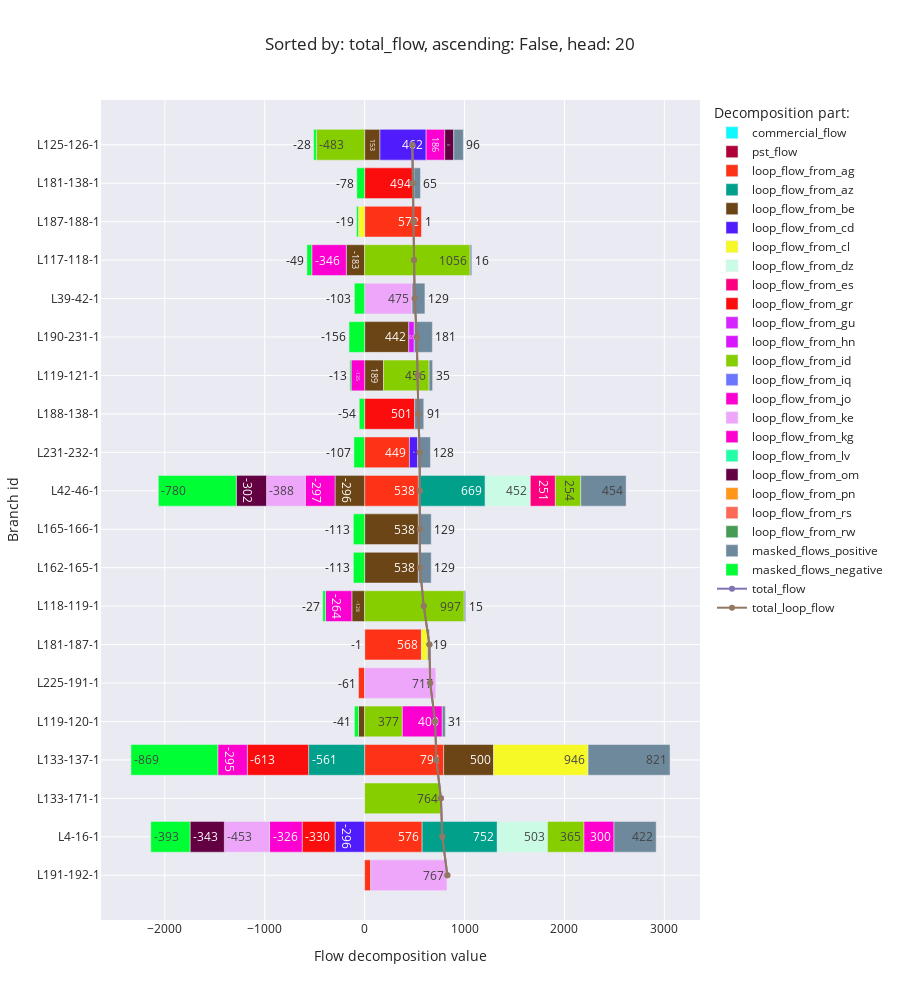

Notebook cell for this chart:
### Code cell
flow_decomposition_bar_chart('total_flow')

### Figure 1 — Plotly figure (JSON) as saved in the notebook; plotly's stock layout.template omitted (floating-point values rounded to 4 significant figures)
{"data": [{"alignmentgroup": "True", "hovertemplate": "Decomposition part:=commercial_flow<br>Flow decomposition value=%{x}<br>Branch id=%{y}<extra></extra>", "legendgroup": "commercial_flow", "marker": {"color": "#0DF9FF", "pattern": {"shape": ""}}, "name": "commercial_flow", "offsetgroup": "commercial_flow", "orientation": "h", "showlegend": true, "textposition": "auto", "texttemplate": "%{x:.0f}", "type": "bar", "x": [null, null, null, null, null, null, null, null, null, null, null, null, null, null, null, null, null, null, null, null], "xaxis": "x", "y": ["L191-192-1", "L4-16-1", "L133-171-1", "L133-137-1", "L119-120-1", "L225-191-1", "L181-187-1", "L118-119-1", "L162-165-1", "L165-166-1", "L42-46-1", "L231-232-1", "L188-138-1", "L119-121-1", "L190-231-1", "L39-42-1", "L117-118-1", "L187-188-1", "L181-138-1", "L125-126-1"], "yaxis": "y"}, {"alignmentgroup": "True", "hovertemplate": "Decomposition part:=pst_flow<br>Flow decomposition value=%{x}<br>Branch id=%{y}<extra></extra>", "legendgroup": "pst_flow", "marker": {"color": "#AF0038", "pattern": {"shape": ""}}, "name": "pst_flow", "offsetgroup": "pst_flow", "orientation": "h", "showlegend": true, "textposition": "auto", "texttemplate": "%{x:.0f}", "type": "bar", "x": [null, null, null, null, null, null, null, null, null, null, null, null, null, null, null, null, null, null, null, null], "xaxis": "x", "y": ["L191-192-1", "L4-16-1", "L133-171-1", "L133-137-1", "L119-120-1", "L225-191-1", "L181-187-1", "L118-119-1", "L162-165-1", "L165-166-1", "L42-46-1", "L231-232-1", "L188-138-1", "L119-121-1", "L190-231-1", "L39-42-1", "L117-118-1", "L187-188-1", "L181-138-1", "L125-126-1"], "yaxis": "y"}, {"alignmentgroup": "True", "hovertemplate": "Decomposition part:=loop_flow_from_ag<br>Flow decomposition value=%{x}<br>Branch id=%{y}<extra></extra>", "legendgroup": "loop_flow_from_ag", "marker": {"color": "#FD3216", "pattern": {"shape": ""}}, "name": "loop_flow_from_ag", "offsetgroup": "loop_flow_from_ag", "orientation": "h", "showlegend": true, "textposition": "auto", "texttemplate": "%{x:.0f}", "type": "bar", "x": [61.02, 575.6, null, 790.9, null, -61.02, 568.4, null, null, null, 538.1, 448.5, null, null, null, null, null, 571.8, null, null], "xaxis": "x", "y": ["L191-192-1", "L4-16-1", "L133-171-1", "L133-137-1", "L119-120-1", "L225-191-1", "L181-187-1", "L118-119-1", "L162-165-1", "L165-166-1", "L42-46-1", "L231-232-1", "L188-138-1", "L119-121-1", "L190-231-1", "L39-42-1", "L117-118-1", "L187-188-1", "L181-138-1", "L125-126-1"], "yaxis": "y"}, {"alignmentgroup": "True", "hovertemplate": "Decomposition part:=loop_flow_from_az<br>Flow decomposition value=%{x}<br>Branch id=%{y}<extra></extra>", "legendgroup": "loop_flow_from_az", "marker": {"color": "#00A08B", "pattern": {"shape": ""}}, "name": "loop_flow_from_az", "offsetgroup": "loop_flow_from_az", "orientation": "h", "showlegend": true, "textposition": "auto", "texttemplate": "%{x:.0f}", "type": "bar", "x": [null, 752.4, null, -561.0, null, null, null, null, null, null, 668.9, null, null, null, null, null, null, null, null, null], "xaxis": "x", "y": ["L191-192-1", "L4-16-1", "L133-171-1", "L133-137-1", "L119-120-1", "L225-191-1", "L181-187-1", "L118-119-1", "L162-165-1", "L165-166-1", "L42-46-1", "L231-232-1", "L188-138-1", "L119-121-1", "L190-231-1", "L39-42-1", "L117-118-1", "L187-188-1", "L181-138-1", "L125-126-1"], "yaxis": "y"}, {"alignmentgroup": "True", "hovertemplate": "Decomposition part:=loop_flow_from_be<br>Flow decomposition value=%{x}<br>Branch id=%{y}<extra></extra>", "legendgroup": "loop_flow_from_be", "marker": {"color": "#6C4516", "pattern": {"shape": ""}}, "name": "loop_flow_from_be", "offsetgroup": "loop_flow_from_be", "orientation": "h", "showlegend": true, "textposition": "auto", "texttemplate": "%{x:.0f}", "type": "bar", "x": [null, null, null, 499.8, -61.5, null, null, -128.0, 537.7, 537.7, -296.4, null, null, 189.5, 441.9, null, -183.3, null, null, 153.4], "xaxis": "x", "y": ["L191-192-1", "L4-16-1", "L133-171-1", "L133-137-1", "L119-120-1", "L225-191-1", "L181-187-1", "L118-119-1", "L162-165-1", "L165-166-1", "L42-46-1", "L231-232-1", "L188-138-1", "L119-121-1", "L190-231-1", "L39-42-1", "L117-118-1", "L187-188-1", "L181-138-1", "L125-126-1"], "yaxis": "y"}, {"alignmentgroup": "True", "hovertemplate": "Decomposition part:=loop_flow_from_cd<br>Flow decomposition value=%{x}<br>Branch id=%{y}<extra></extra>", "legendgroup": "loop_flow_from_cd", "marker": {"color": "#511CFB", "pattern": {"shape": ""}}, "name": "loop_flow_from_cd", "offsetgroup": "loop_flow_from_cd", "orientation": "h", "showlegend": true, "textposition": "auto", "texttemplate": "%{x:.0f}", "type": "bar", "x": [null, -295.7, null, null, null, null, null, null, null, null, null, 81.6, null, null, null, null, null, null, null, 462.4], "xaxis": "x", "y": ["L191-192-1", "L4-16-1", "L133-171-1", "L133-137-1", "L119-120-1", "L225-191-1", "L181-187-1", "L118-119-1", "L162-165-1", "L165-166-1", "L42-46-1", "L231-232-1", "L188-138-1", "L119-121-1", "L190-231-1", "L39-42-1", "L117-118-1", "L187-188-1", "L181-138-1", "L125-126-1"], "yaxis": "y"}, {"alignmentgroup": "True", "hovertemplate": "Decomposition part:=loop_flow_from_cl<br>Flow decomposition value=%{x}<br>Branch id=%{y}<extra></extra>", "legendgroup": "loop_flow_from_cl", "marker": {"color": "#F6F926", "pattern": {"shape": ""}}, "name": "loop_flow_from_cl", "offsetgroup": "loop_flow_from_cl", "orientation": "h", "showlegend": true, "textposition": "auto", "texttemplate": "%{x:.0f}", "type": "bar", "x": [null, null, null, 945.5, null, null, 62.28, null, null, null, null, null, null, null, null, null, null, -62.28, null, null], "xaxis": "x", "y": ["L191-192-1", "L4-16-1", "L133-171-1", "L133-137-1", "L119-120-1", "L225-191-1", "L181-187-1", "L118-119-1", "L162-165-1", "L165-166-1", "L42-46-1", "L231-232-1", "L188-138-1", "L119-121-1", "L190-231-1", "L39-42-1", "L117-118-1", "L187-188-1", "L181-138-1", "L125-126-1"], "yaxis": "y"}, {"alignmentgroup": "True", "hovertemplate": "Decomposition part:=loop_flow_from_dz<br>Flow decomposition value=%{x}<br>Branch id=%{y}<extra></extra>", "legendgroup": "loop_flow_from_dz", "marker": {"color": "#C9FBE5", "pattern": {"shape": ""}}, "name": "loop_flow_from_dz", "offsetgroup": "loop_flow_from_dz", "orientation": "h", "showlegend": true, "textposition": "auto", "texttemplate": "%{x:.0f}", "type": "bar", "x": [null, 503.2, null, null, null, null, null, null, null, null, 451.6, null, null, null, null, null, null, null, null, null], "xaxis": "x", "y": ["L191-192-1", "L4-16-1", "L133-171-1", "L133-137-1", "L119-120-1", "L225-191-1", "L181-187-1", "L118-119-1", "L162-165-1", "L165-166-1", "L42-46-1", "L231-232-1", "L188-138-1", "L119-121-1", "L190-231-1", "L39-42-1", "L117-118-1", "L187-188-1", "L181-138-1", "L125-126-1"], "yaxis": "y"}, {"alignmentgroup": "True", "hovertemplate": "Decomposition part:=loop_flow_from_es<br>Flow decomposition value=%{x}<br>Branch id=%{y}<extra></extra>", "legendgroup": "loop_flow_from_es", "marker": {"color": "#FC0080", "pattern": {"shape": ""}}, "name": "loop_flow_from_es", "offsetgroup": "loop_flow_from_es", "orientation": "h", "showlegend": true, "textposition": "auto", "texttemplate": "%{x:.0f}", "type": "bar", "x": [null, null, null, null, null, null, null, null, null, null, 250.6, null, null, null, null, null, null, null, null, null], "xaxis": "x", "y": ["L191-192-1", "L4-16-1", "L133-171-1", "L133-137-1", "L119-120-1", "L225-191-1", "L181-187-1", "L118-119-1", "L162-165-1", "L165-166-1", "L42-46-1", "L231-232-1", "L188-138-1", "L119-121-1", "L190-231-1", "L39-42-1", "L117-118-1", "L187-188-1", "L181-138-1", "L125-126-1"], "yaxis": "y"}, {"alignmentgroup": "True", "hovertemplate": "Decomposition part:=loop_flow_from_gr<br>Flow decomposition value=%{x}<br>Branch id=%{y}<extra></extra>", "legendgroup": "loop_flow_from_gr", "marker": {"color": "#FB0D0D", "pattern": {"shape": ""}}, "name": "loop_flow_from_gr", "offsetgroup": "loop_flow_from_gr", "orientation": "h", "showlegend": true, "textposition": "auto", "texttemplate": "%{x:.0f}", "type": "bar", "x": [null, -329.7, null, -613.4, null, null, null, null, null, null, null, null, 500.9, null, null, null, null, null, 494.1, null], "xaxis": "x", "y": ["L191-192-1", "L4-16-1", "L133-171-1", "L133-137-1", "L119-120-1", "L225-191-1", "L181-187-1", "L118-119-1", "L162-165-1", "L165-166-1", "L42-46-1", "L231-232-1", "L188-138-1", "L119-121-1", "L190-231-1", "L39-42-1", "L117-118-1", "L187-188-1", "L181-138-1", "L125-126-1"], "yaxis": "y"}, {"alignmentgroup": "True", "hovertemplate": "Decomposition part:=loop_flow_from_gu<br>Flow decomposition value=%{x}<br>Branch id=%{y}<extra></extra>", "legendgroup": "loop_flow_from_gu", "marker": {"color": "#D626FF", "pattern": {"shape": ""}}, "name": "loop_flow_from_gu", "offsetgroup": "loop_flow_from_gu", "orientation": "h", "showlegend": true, "textposition": "auto", "texttemplate": "%{x:.0f}", "type": "bar", "x": [null, null, null, null, null, null, null, null, null, null, null, null, null, null, null, null, null, null, null, null], "xaxis": "x", "y": ["L191-192-1", "L4-16-1", "L133-171-1", "L133-137-1", "L119-120-1", "L225-191-1", "L181-187-1", "L118-119-1", "L162-165-1", "L165-166-1", "L42-46-1", "L231-232-1", "L188-138-1", "L119-121-1", "L190-231-1", "L39-42-1", "L117-118-1", "L187-188-1", "L181-138-1", "L125-126-1"], "yaxis": "y"}, {"alignmentgroup": "True", "hovertemplate": "Decomposition part:=loop_flow_from_hn<br>Flow decomposition value=%{x}<br>Branch id=%{y}<extra></extra>", "legendgroup": "loop_flow_from_hn", "marker": {"color": "#DA16FF", "pattern": {"shape": ""}}, "name": "loop_flow_from_hn", "offsetgroup": "loop_flow_from_hn", "orientation": "h", "showlegend": true, "textposition": "auto", "texttemplate": "%{x:.0f}", "type": "bar", "x": [null, null, null, null, null, null, null, null, null, null, null, null, null, null, 55.07, null, null, null, null, null], "xaxis": "x", "y": ["L191-192-1", "L4-16-1", "L133-171-1", "L133-137-1", "L119-120-1", "L225-191-1", "L181-187-1", "L118-119-1", "L162-165-1", "L165-166-1", "L42-46-1", "L231-232-1", "L188-138-1", "L119-121-1", "L190-231-1", "L39-42-1", "L117-118-1", "L187-188-1", "L181-138-1", "L125-126-1"], "yaxis": "y"}, {"alignmentgroup": "True", "hovertemplate": "Decomposition part:=loop_flow_from_id<br>Flow decomposition value=%{x}<br>Branch id=%{y}<extra></extra>", "legendgroup": "loop_flow_from_id", "marker": {"color": "#86CE00", "pattern": {"shape": ""}}, "name": "loop_flow_from_id", "offsetgroup": "loop_flow_from_id", "orientation": "h", "showlegend": true, "textposition": "auto", "texttemplate": "%{x:.0f}", "type": "bar", "x": [null, 364.7, 763.6, null, 377.3, null, null, 996.8, null, null, 254.0, null, null, 455.6, null, null, 1056.0, null, null, -483.0], "xaxis": "x", "y": ["L191-192-1", "L4-16-1", "L133-171-1", "L133-137-1", "L119-120-1", "L225-191-1", "L181-187-1", "L118-119-1", "L162-165-1", "L165-166-1", "L42-46-1", "L231-232-1", "L188-138-1", "L119-121-1", "L190-231-1", "L39-42-1", "L117-118-1", "L187-188-1", "L181-138-1", "L125-126-1"], "yaxis": "y"}, {"alignmentgroup": "True", "hovertemplate": "Decomposition part:=loop_flow_from_iq<br>Flow decomposition value=%{x}<br>Branch id=%{y}<extra></extra>", "legendgroup": "loop_flow_from_iq", "marker": {"color": "#6A76FC", "pattern": {"shape": ""}}, "name": "loop_flow_from_iq", "offsetgroup": "loop_flow_from_iq", "orientation": "h", "showlegend": true, "textposition": "auto", "texttemplate": "%{x:.0f}", "type": "bar", "x": [null, null, null, null, null, null, null, null, null, null, null, null, null, null, null, null, null, null, null, null], "xaxis": "x", "y": ["L191-192-1", "L4-16-1", "L133-171-1", "L133-137-1", "L119-120-1", "L225-191-1", "L181-187-1", "L118-119-1", "L162-165-1", "L165-166-1", "L42-46-1", "L231-232-1", "L188-138-1", "L119-121-1", "L190-231-1", "L39-42-1", "L117-118-1", "L187-188-1", "L181-138-1", "L125-126-1"], "yaxis": "y"}, {"alignmentgroup": "True", "hovertemplate": "Decomposition part:=loop_flow_from_jo<br>Flow decomposition value=%{x}<br>Branch id=%{y}<extra></extra>", "legendgroup": "loop_flow_from_jo", "marker": {"color": "#FB00D1", "pattern": {"shape": ""}}, "name": "loop_flow_from_jo", "offsetgroup": "loop_flow_from_jo", "orientation": "h", "showlegend": true, "textposition": "auto", "texttemplate": "%{x:.0f}", "type": "bar", "x": [null, -326.2, null, null, 399.7, null, null, -264.3, null, null, -297.4, null, null, -135.5, null, null, -345.8, null, null, 185.9], "xaxis": "x", "y": ["L191-192-1", "L4-16-1", "L133-171-1", "L133-137-1", "L119-120-1", "L225-191-1", "L181-187-1", "L118-119-1", "L162-165-1", "L165-166-1", "L42-46-1", "L231-232-1", "L188-138-1", "L119-121-1", "L190-231-1", "L39-42-1", "L117-118-1", "L187-188-1", "L181-138-1", "L125-126-1"], "yaxis": "y"}, {"alignmentgroup": "True", "hovertemplate": "Decomposition part:=loop_flow_from_ke<br>Flow decomposition value=%{x}<br>Branch id=%{y}<extra></extra>", "legendgroup": "loop_flow_from_ke", "marker": {"color": "#EEA6FB", "pattern": {"shape": ""}}, "name": "loop_flow_from_ke", "offsetgroup": "loop_flow_from_ke", "orientation": "h", "showlegend": true, "textposition": "auto", "texttemplate": "%{x:.0f}", "type": "bar", "x": [767.2, -452.6, null, null, null, 716.8, null, null, null, null, -388.5, null, null, null, null, 474.6, null, null, null, null], "xaxis": "x", "y": ["L191-192-1", "L4-16-1", "L133-171-1", "L133-137-1", "L119-120-1", "L225-191-1", "L181-187-1", "L118-119-1", "L162-165-1", "L165-166-1", "L42-46-1", "L231-232-1", "L188-138-1", "L119-121-1", "L190-231-1", "L39-42-1", "L117-118-1", "L187-188-1", "L181-138-1", "L125-126-1"], "yaxis": "y"}, {"alignmentgroup": "True", "hovertemplate": "Decomposition part:=loop_flow_from_kg<br>Flow decomposition value=%{x}<br>Branch id=%{y}<extra></extra>", "legendgroup": "loop_flow_from_kg", "marker": {"color": "#FE00CE", "pattern": {"shape": ""}}, "name": "loop_flow_from_kg", "offsetgroup": "loop_flow_from_kg", "orientation": "h", "showlegend": true, "textposition": "auto", "texttemplate": "%{x:.0f}", "type": "bar", "x": [null, 300.1, null, -295.3, null, null, null, null, null, null, null, null, null, null, null, null, null, null, null, null], "xaxis": "x", "y": ["L191-192-1", "L4-16-1", "L133-171-1", "L133-137-1", "L119-120-1", "L225-191-1", "L181-187-1", "L118-119-1", "L162-165-1", "L165-166-1", "L42-46-1", "L231-232-1", "L188-138-1", "L119-121-1", "L190-231-1", "L39-42-1", "L117-118-1", "L187-188-1", "L181-138-1", "L125-126-1"], "yaxis": "y"}, {"alignmentgroup": "True", "hovertemplate": "Decomposition part:=loop_flow_from_lv<br>Flow decomposition value=%{x}<br>Branch id=%{y}<extra></extra>", "legendgroup": "loop_flow_from_lv", "marker": {"color": "#22FFA7", "pattern": {"shape": ""}}, "name": "loop_flow_from_lv", "offsetgroup": "loop_flow_from_lv", "orientation": "h", "showlegend": true, "textposition": "auto", "texttemplate": "%{x:.0f}", "type": "bar", "x": [null, null, null, null, null, null, null, null, null, null, null, null, null, null, null, null, null, null, null, null], "xaxis": "x", "y": ["L191-192-1", "L4-16-1", "L133-171-1", "L133-137-1", "L119-120-1", "L225-191-1", "L181-187-1", "L118-119-1", "L162-165-1", "L165-166-1", "L42-46-1", "L231-232-1", "L188-138-1", "L119-121-1", "L190-231-1", "L39-42-1", "L117-118-1", "L187-188-1", "L181-138-1", "L125-126-1"], "yaxis": "y"}, {"alignmentgroup": "True", "hovertemplate": "Decomposition part:=loop_flow_from_om<br>Flow decomposition value=%{x}<br>Branch id=%{y}<extra></extra>", "legendgroup": "loop_flow_from_om", "marker": {"color": "#620042", "pattern": {"shape": ""}}, "name": "loop_flow_from_om", "offsetgroup": "loop_flow_from_om", "orientation": "h", "showlegend": true, "textposition": "auto", "texttemplate": "%{x:.0f}", "type": "bar", "x": [null, -343.3, null, null, null, null, null, null, null, null, -302.4, null, null, null, null, null, null, null, null, 90.63], "xaxis": "x", "y": ["L191-192-1", "L4-16-1", "L133-171-1", "L133-137-1", "L119-120-1", "L225-191-1", "L181-187-1", "L118-119-1", "L162-165-1", "L165-166-1", "L42-46-1", "L231-232-1", "L188-138-1", "L119-121-1", "L190-231-1", "L39-42-1", "L117-118-1", "L187-188-1", "L181-138-1", "L125-126-1"], "yaxis": "y"}, {"alignmentgroup": "True", "hovertemplate": "Decomposition part:=loop_flow_from_pn<br>Flow decomposition value=%{x}<br>Branch id=%{y}<extra></extra>", "legendgroup": "loop_flow_from_pn", "marker": {"color": "#FF9616", "pattern": {"shape": ""}}, "name": "loop_flow_from_pn", "offsetgroup": "loop_flow_from_pn", "orientation": "h", "showlegend": true, "textposition": "auto", "texttemplate": "%{x:.0f}", "type": "bar", "x": [null, null, null, null, null, null, null, null, null, null, null, null, null, null, null, null, null, null, null, null], "xaxis": "x", "y": ["L191-192-1", "L4-16-1", "L133-171-1", "L133-137-1", "L119-120-1", "L225-191-1", "L181-187-1", "L118-119-1", "L162-165-1", "L165-166-1", "L42-46-1", "L231-232-1", "L188-138-1", "L119-121-1", "L190-231-1", "L39-42-1", "L117-118-1", "L187-188-1", "L181-138-1", "L125-126-1"], "yaxis": "y"}, {"alignmentgroup": "True", "hovertemplate": "Decomposition part:=loop_flow_from_rs<br>Flow decomposition value=%{x}<br>Branch id=%{y}<extra></extra>", "legendgroup": "loop_flow_from_rs", "marker": {"color": "#FC6955", "pattern": {"shape": ""}}, "name": "loop_flow_from_rs", "offsetgroup": "loop_flow_from_rs", "orientation": "h", "showlegend": true, "textposition": "auto", "texttemplate": "%{x:.0f}", "type": "bar", "x": [null, null, null, null, null, null, null, null, null, null, null, null, null, null, null, null, null, null, null, null], "xaxis": "x", "y": ["L191-192-1", "L4-16-1", "L133-171-1", "L133-137-1", "L119-120-1", "L225-191-1", "L181-187-1", "L118-119-1", "L162-165-1", "L165-166-1", "L42-46-1", "L231-232-1", "L188-138-1", "L119-121-1", "L190-231-1", "L39-42-1", "L117-118-1", "L187-188-1", "L181-138-1", "L125-126-1"], "yaxis": "y"}, {"alignmentgroup": "True", "hovertemplate": "Decomposition part:=loop_flow_from_rw<br>Flow decomposition value=%{x}<br>Branch id=%{y}<extra></extra>", "legendgroup": "loop_flow_from_rw", "marker": {"color": "#479B55", "pattern": {"shape": ""}}, "name": "loop_flow_from_rw", "offsetgroup": "loop_flow_from_rw", "orientation": "h", "showlegend": true, "textposition": "auto", "texttemplate": "%{x:.0f}", "type": "bar", "x": [null, null, null, null, null, null, null, null, null, null, null, null, null, null, null, null, null, null, null, null], "xaxis": "x", "y": ["L191-192-1", "L4-16-1", "L133-171-1", "L133-137-1", "L119-120-1", "L225-191-1", "L181-187-1", "L118-119-1", "L162-165-1", "L165-166-1", "L42-46-1", "L231-232-1", "L188-138-1", "L119-121-1", "L190-231-1", "L39-42-1", "L117-118-1", "L187-188-1", "L181-138-1", "L125-126-1"], "yaxis": "y"}, {"alignmentgroup": "True", "hovertemplate": "Decomposition part:=masked_flows_positive<br>Flow decomposition value=%{x}<br>Branch id=%{y}<extra></extra>", "legendgroup": "masked_flows_positive", "marker": {"color": "#6E899C", "pattern": {"shape": ""}}, "name": "masked_flows_positive", "offsetgroup": "masked_flows_positive", "orientation": "h", "showlegend": true, "textposition": "auto", "texttemplate": "%{x:.0f}", "type": "bar", "x": [0, 422.2, 0, 820.7, 30.86, 0, 18.86, 14.71, 128.9, 128.9, 454.2, 128.4, 90.9, 35.27, 181.2, 128.9, 16.23, 0.805, 64.96, 95.85], "xaxis": "x", "y": ["L191-192-1", "L4-16-1", "L133-171-1", "L133-137-1", "L119-120-1", "L225-191-1", "L181-187-1", "L118-119-1", "L162-165-1", "L165-166-1", "L42-46-1", "L231-232-1", "L188-138-1", "L119-121-1", "L190-231-1", "L39-42-1", "L117-118-1", "L187-188-1", "L181-138-1", "L125-126-1"], "yaxis": "y"}, {"alignmentgroup": "True", "hovertemplate": "Decomposition part:=masked_flows_negative<br>Flow decomposition value=%{x}<br>Branch id=%{y}<extra></extra>", "legendgroup": "masked_flows_negative", "marker": {"color": "#00FE35", "pattern": {"shape": ""}}, "name": "masked_flows_negative", "offsetgroup": "masked_flows_negative", "orientation": "h", "showlegend": true, "textposition": "auto", "texttemplate": "%{x:.0f}", "type": "bar", "x": [0, -393.3, 0, -869.2, -40.61, 0, -0.805, -27.43, -112.9, -112.9, -780.5, -107.3, -53.97, -12.8, -156.3, -102.7, -48.78, -18.86, -78.48, -27.69], "xaxis": "x", "y": ["L191-192-1", "L4-16-1", "L133-171-1", "L133-137-1", "L119-120-1", "L225-191-1", "L181-187-1", "L118-119-1", "L162-165-1", "L165-166-1", "L42-46-1", "L231-232-1", "L188-138-1", "L119-121-1", "L190-231-1", "L39-42-1", "L117-118-1", "L187-188-1", "L181-138-1", "L125-126-1"], "yaxis": "y"}, {"mode": "lines+markers", "name": "total_flow", "type": "scatter", "x": [828.2, 777.5, 763.6, 718.0, 705.8, 655.8, 648.7, 591.8, 553.8, 553.8, 552.2, 551.2, 537.8, 532.1, 522.0, 500.8, 494.5, 491.5, 480.5, 477.4], "y": ["L191-192-1", "L4-16-1", "L133-171-1", "L133-137-1", "L119-120-1", "L225-191-1", "L181-187-1", "L118-119-1", "L162-165-1", "L165-166-1", "L42-46-1", "L231-232-1", "L188-138-1", "L119-121-1", "L190-231-1", "L39-42-1", "L117-118-1", "L187-188-1", "L181-138-1", "L125-126-1"]}, {"mode": "lines+markers", "name": "total_loop_flow", "type": "scatter", "x": [828.2, 777.5, 763.6, 718.0, 705.8, 655.8, 648.7, 591.8, 553.8, 553.8, 552.2, 551.2, 537.8, 532.1, 522.0, 500.8, 494.5, 491.5, 480.5, 477.4], "y": ["L191-192-1", "L4-16-1", "L133-171-1", "L133-137-1", "L119-120-1", "L225-191-1", "L181-187-1", "L118-119-1", "L162-165-1", "L165-166-1", "L42-46-1", "L231-232-1", "L188-138-1", "L119-121-1", "L190-231-1", "L39-42-1", "L117-118-1", "L187-188-1", "L181-138-1", "L125-126-1"]}], "layout": {"barmode": "relative", "height": 1000, "legend": {"title": {"text": "Decomposition part:"}, "tracegroupgap": 0}, "title": {"text": "Sorted by: total_flow, ascending: False, head: 20"}, "xaxis": {"anchor": "y", "domain": [0, 1], "title": {"text": "Flow decomposition value"}}, "yaxis": {"anchor": "x", "domain": [0, 1], "title": {"text": "Branch id"}}}}
